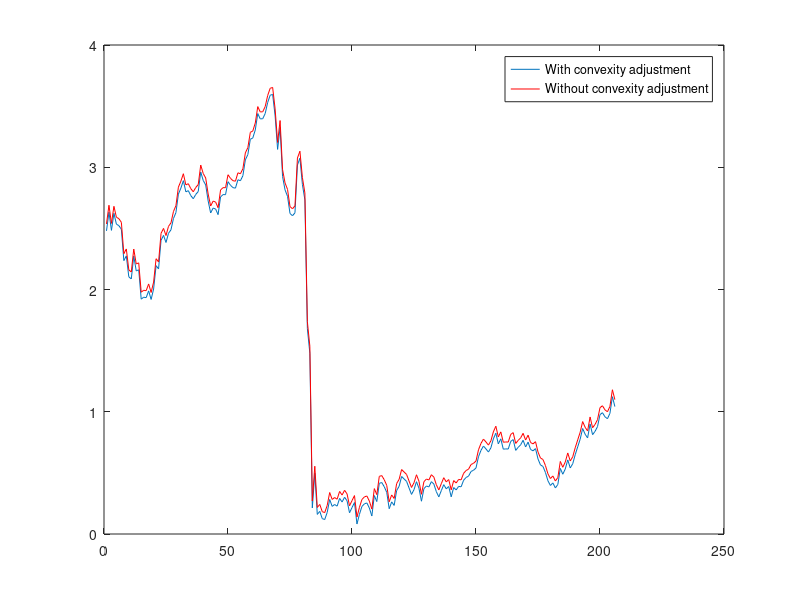

This figure's MATLAB source:
m=[3.9149	7.7142	0.80243	0.565
3.956	7.5342	0.10505	0.45716
3.8818	7.5583	0.64399	0.37118
3.9431	8.6365	0.80956	0.46667
4.0961	8.466	1.0167	0.4008
4.0145	8.6938	1.1405	0.16171
3.9286	8.1169	0.90307	0.17438
4.0237	6.9672	1.0555	-0.19029
3.9098	6.53	0.66264	-0.12873
3.7153	5.5041	0.57263	-0.51455
3.729	6.0242	0.98036	-0.40282
3.7586	6.6451	0.70368	-0.26062
3.8355	5.9888	0.72016	-0.3928
3.8033	5.4876	0.36772	-0.45244
3.6023	4.5314	0.61422	-0.66992
3.5314	5.0071	0.85855	-0.6165
3.5495	5.177	1.0031	-0.49944
3.499	4.4761	0.33605	-0.65574
3.4798	4.6388	0.68623	-0.67747
3.3698	5.2455	0.79942	-0.44808
3.5332	5.96	0.58204	-0.24119
3.6788	5.9899	0.66387	-0.38267
3.8591	7.7577	0.9647	-0.028431
3.8336	7.9426	0.93054	-0.027444
3.8805	7.1087	0.60559	-0.1552
4.023	7.6955	0.6954	-0.12228
4.2029	7.5643	0.46702	-0.29788
4.2639	7.8748	0.30048	-0.36473
4.3655	8.425	0.47882	-0.27226
4.5061	9.333	0.5187	-0.095058
4.7635	9.2068	0.2355	-0.20624
4.789	9.3408	0.099379	-0.18054
4.6708	8.7186	0.042814	-0.23621
4.6759	8.3754	-0.20943	-0.2711
4.6913	8.0605	-0.26806	-0.3362
4.5633	7.5006	-0.49716	-0.26447
4.5998	7.346	-0.70904	-0.21815
4.5783	7.5197	-0.68362	-0.18936
4.7469	8.0615	-0.90929	-0.061608
4.6731	7.6518	-0.91529	-0.10276
4.634	7.177	-1.0948	-0.21045
4.4926	6.4631	-1.0587	-0.2613
4.3423	5.6145	-1.1987	-0.19614
4.3814	5.9629	-1.1071	-0.083812
4.2906	5.601	-1.3053	-0.11121
4.068	5.8548	-0.97378	-0.077448
4.3712	6.1289	-1.3031	0.067271
4.3589	6.0001	-1.4451	0.093767
4.3585	5.5024	-1.7379	0.12314
4.4395	5.9543	-1.821	0.2535
4.3417	5.8926	-1.7299	0.3399
4.3355	6.3394	-1.3916	0.32088
4.4081	7.0012	-0.98172	0.29187
4.4033	7.0171	-1.2117	0.34299
4.3813	7.0988	-1.1308	0.34556
4.4408	7.0755	-1.3012	0.32767
4.7397	7.4968	-1.575	0.11363
4.7747	7.5704	-1.673	0.17017
4.8974	7.9045	-1.9021	0.28363
4.9376	8.0496	-1.8531	0.29051
5.0315	8.7189	-1.6605	0.3916
5.28	9.6463	-1.5981	0.3567
5.2427	9.0312	-1.8396	0.24254
5.3255	9.5978	-1.509	0.2078
5.4784	9.8986	-1.5024	0.12931
5.4008	10.435	-1.4402	0.41046
5.5469	11.064	-1.258	0.47179
5.678	10.73	-1.5315	0.28856
5.3095	9.9897	-1.3659	0.16418
4.9864	8.8718	-1.0592	0.087113
5.4701	9.2598	-1.5288	-0.10643
4.7838	7.9248	-0.8766	-0.14457
4.5786	7.0995	-0.96636	-0.10212
4.6284	7.2047	-0.76555	-0.32965
4.6623	6.7672	-0.57964	-0.58607
4.3456	6.5627	-0.61411	-0.50132
4.284	7.2398	-0.20909	-0.16822
4.821	8.8769	-0.62061	-0.045429
4.855	9.2231	-0.56806	0.14467
4.7111	7.6344	-0.8144	-0.14655
4.6223	6.7315	-0.92231	-0.23261
2.1196	3.569	1.2191	0.57275
3.4312	3.325	1.6431	-0.10044
0.84989	-1.641	3.2764	-0.088406
1.0043	-2.4024	1.8705	0.31997
0.75423	-2.4392	2.9623	-0.18581
0.73213	-2.2718	2.8535	-0.66856
0.37083	-3.0282	2.7072	-0.27604
0.22743	-2.555	3.0525	-0.15944
0.41141	-2.0353	3.1679	-0.10108
0.25484	-1.4366	3.2785	0.44872
0.20252	-1.2495	3.6014	0.45445
0.13979	-2.0317	3.0743	0.47523
0.16532	-2.1112	3.0767	0.47757
0.22758	-1.8862	2.9647	0.41375
0.35306	-2.2265	2.8051	0.1686
0.32577	-1.6467	3.06	0.34678
0.31227	-1.8606	3.0265	0.31217
0.35598	-2.294	3.0309	-0.063955
0.31831	-2.2051	2.958	0.052935
0.36376	-2.0647	2.9099	0.12746
0.24136	-3.6647	2.496	-0.22272
0.37318	-3.65	2.1802	-0.35732
0.53225	-3.0673	2.2709	-0.47038
0.57017	-2.7691	2.9346	1.8064
0.61412	-2.6127	2.9817	1.721
0.71381	-2.0372	3.4035	1.3891
0.57886	-2.1935	3.5343	1.3402
0.66523	-1.6561	3.1929	1.1192
0.62232	-0.94144	3.7617	0.93359
0.67138	-0.81886	3.3299	1.0994
0.71618	-0.66603	3.3836	1.0396
0.66	-1.6731	2.5839	-0.23242
0.66658	-2.4323	2.2161	-0.53298
0.63436	-2.4175	2.6688	-0.73581
0.79134	-3.4276	1.745	-1.1606
0.64411	-4.1502	1.3857	-1.267
0.51785	-5.0379	0.48151	-0.92731
0.61916	-4.5901	0.64773	-0.84928
0.53618	-5.4653	-0.16904	-0.81123
0.51142	-5.567	-0.18605	-0.92374
0.52371	-5.4628	-0.050054	-0.92769
0.51027	-5.0287	0.40824	-0.93904
0.4781	-4.8268	0.72836	-0.92557
0.47543	-4.8344	0.58668	-0.90491
0.43498	-6.332	-0.58909	-1.0131
0.35871	-6.0008	-0.16157	-0.88587
0.23322	-6.7198	-0.23478	-0.99647
0.36311	-6.6471	-0.56121	-0.9664
0.35557	-6.415	-0.49141	-0.93471
0.3602	-6.1832	-0.30998	-0.88309
0.37262	-6.3679	-0.57728	-0.87185
0.33914	-6.4254	-0.54008	-0.86644
0.3886	-5.906	-0.0050388	-0.90435
0.4175	-6.2662	-0.10901	-1.0777
0.38507	-6.7372	-0.59188	-1.1196
0.39504	-6.7424	-0.75183	-1.0209
0.35372	-6.0867	-0.18745	-0.8586
0.50863	-5.1096	0.41036	-0.55493
0.42072	-5.5157	0.44578	-0.66784
0.43273	-4.8967	0.63384	-0.30044
0.3872	-4.7834	0.77028	-0.31486
0.43865	-4.7478	0.67318	-0.36631
0.5274	-4.3012	0.96472	-0.3339
0.52041	-3.499	1.374	0.14332
0.50076	-4.2137	0.81844	-0.0075681
0.52038	-4.1481	0.81855	-0.0063061
0.54109	-3.9436	0.84045	0.14949
0.49402	-3.9235	0.82732	0.19095
0.49233	-4.0837	0.6471	0.13766
0.50679	-3.5643	0.67132	0.31889
0.54765	-3.7946	0.3631	0.41254
0.49588	-4.5777	-0.249	0.38817
0.49471	-4.3718	-0.037887	0.39591
0.46318	-4.7721	-0.211	0.29043
0.52532	-5.5555	-0.83771	0.19333
0.47287	-5.787	-1.2211	0.30347
0.45103	-6.7636	-1.989	0.28675
0.39727	-5.8609	-1.1045	0.34663
0.48829	-6.3267	-1.5654	0.23622
0.36088	-5.7719	-0.9174	0.24022
0.39927	-5.7055	-0.89603	0.1942
0.46187	-5.1884	-0.56419	0.25276
0.43509	-5.3127	-0.83463	0.39644
0.43224	-5.271	-0.86519	0.38214
0.25594	-5.6753	-0.80636	0.30626
0.41416	-5.307	-0.67034	0.31434
0.42533	-5.3932	-0.80463	0.29616
0.53676	-4.9615	-0.66688	0.34239
0.45238	-6.1123	-1.2172	0.12686
0.47408	-6.9479	-1.8943	0.036198
0.41151	-6.622	-1.4598	0.097648
0.37345	-6.3616	-1.2434	0.16808
0.38387	-6.4393	-1.3448	0.21632
0.12499	-8.1523	-2.0955	0.13442
-0.088531	-8.8493	-2.3181	0.21857
-0.17542	-9.0599	-2.3838	0.29133
-0.22362	-8.7723	-2.0611	0.15548
-0.24498	-7.799	-1.2101	0.19987
-0.20359	-7.3428	-0.77447	0.26972
-0.2043	-7.7512	-1.1044	0.24711
-0.19387	-7.5662	-0.83634	0.26332
-0.18288	-8.3673	-1.4472	0.1877
0.1107	-7.7054	-1.5495	0.10025
0.040572	-7.8854	-1.5034	0.01826
0.12132	-7.7509	-1.5824	0.0098892
0.1163	-7.1778	-1.4464	0.25238
0.030782	-7.4686	-1.3951	0.19877
0.060167	-7.8639	-1.7583	0.20829
0.10816	-6.8886	-1.4044	0.34015
0.17195	-6.8494	-1.6079	0.3708
0.23611	-6.7087	-1.731	0.45873
0.44708	-6.8172	-2.1272	0.42442
0.28143	-6.2595	-1.5686	0.62176
0.2233	-6.1926	-1.4159	0.62614
0.37883	-6.1118	-1.7924	0.60413
0.21216	-6.2583	-1.5465	0.65383
0.3267	-6.5331	-1.8381	0.54665
0.24486	-6.085	-1.6862	0.64582
0.45336	-5.7369	-1.8309	0.65791
0.55359	-5.7669	-1.9294	0.56389
0.34651	-5.5322	-1.649	0.62513
0.3037	-5.5009	-1.6033	0.49681
0.6037	-5.1996	-1.6215	0.33125
0.95173	-5.0572	-2.0278	0.36448
0.72044	-5.6563	-2.1052	0.32338];
r=m(:,1)/1200;  %Decimal per month
pc=m(:,2:4);
bigt=length(r);
x=[ones(bigt,1) pc];
delta=inv(x'*x)*x'*r;
delta0=delta(1); delta1=delta(2:end);
mu=[-0.064517181;
-0.013939814;
-0.001182721];
phi=[0.991951124	-0.037935657	0.059243174
0.002001495	0.97081092	-0.000468213
-0.00208146	-0.011951254	0.883204018];
Sigma=[0.490571773	0.038736978	0.036626498
0.038736978	0.161939863	0.023961323
0.036626498	0.023961323	0.058559077];
A(1,1)=-delta0;
B(:,1)=-delta1;
for i=1:120;
    A(i+1,1)=-delta0+A(i,1)+(B(:,i)'*mu)+(0.5*B(:,i)'*Sigma*B(:,i));
    B(:,i+1)=(phi'*B(:,i))-delta1;
end;
A2(1,1)=-delta0;
B2(:,1)=-delta1;
for i=1:120;
    A2(i+1,1)=-delta0+A2(i,1)+(B2(:,i)'*mu);
    B2(:,i+1)=(phi'*B2(:,i))-delta1;
end;
for t=1:bigt;
P10=exp(A(120)+(pc(t,:)*B(:,120)));
y10(t,1)=-100*log(P10)/10;
P10=exp(A2(120)+(pc(t,:)*B2(:,120)));
y10(t,2)=-100*log(P10)/10;
end;
plot(y10(:,1));
hold on
plot(y10(:,2),'r');
legend({'With convexity adjustment','Without convexity adjustment'})
